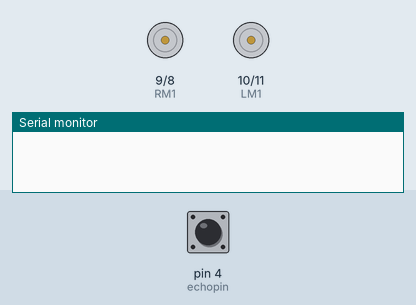
Bench run of a sketch on a simulated Arduino Uno, built with avr-gcc and run on an emulated ATmega328P. Shown: motor-driver pin pairs drawn as motors (green arrow = first pin HIGH = forward, orange = second pin HIGH = backward, longer = more drive), the last lines printed to the serial monitor. Inputs (shaded band) come from the test bench; at power-on: pin 4 (echopin) LOW.

Above: at 0.1 s.
At 12.0 s:
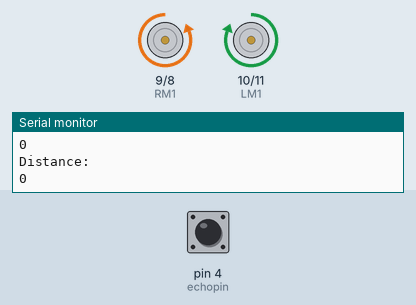
12.1 s: pin 4 (echopin) pulsed HIGH 2 times (0.12 s each, 0.3 s apart)
At 15.7 s:
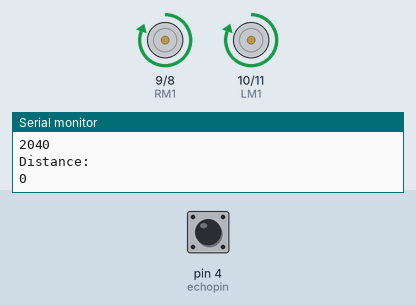
Timing chart, 0 to 21.6 s (numbered marks = the images above; inputs shaded):
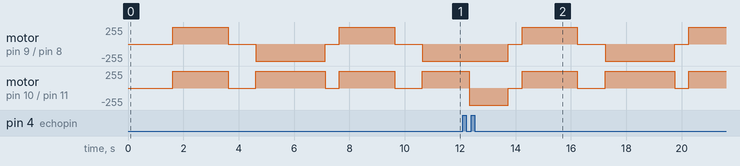

The sketch:

Obstacle_Sensing_Robot.ino
```cpp
#define LM1 10    // left motor
#define LM2 11    // left motor
#define RM1 9     // right motor
#define RM2 8     // right motor
#define trigpin 3  // Trigger pin of HC-SR04
#define echopin 4  // Echo pin of HC-SR04

long duration;     // declaring variable to store time duration
int distance;      // declaring variable to store distance as int(integer)
void setup()
{
  pinMode(LM1, OUTPUT);           //Initialising motor pin of Left motor as Output
  pinMode(LM2, OUTPUT);           //Initialising motor pin of Left motor as Output
  pinMode(RM1, OUTPUT);           //Initialising motor pin of Right motor as Output
  pinMode(RM2, OUTPUT);           //Initialising motor pin of Right motor as Output

  pinMode(trigpin, OUTPUT);       //Initialising trig pin as Output
  pinMode(echopin, INPUT);        //Initialising echo pin as Input to capture reflected waves

  Serial.begin(9600);             //Serial.begin to display the distance on Serial Monitor with baudrate of 9600
}

void loop(){
  digitalWrite(trigpin, LOW);     //Sending low wave for 5 ms to avoid collision in serial monitor
  delay(5);
  digitalWrite(trigpin, HIGH);    //turn on the Trigger to generate pulse
  delay(10);                      // keep the trigger "ON" for 10 ms to generate pulse for 10 ms
  digitalWrite(trigpin, LOW);     // Turn off the pulse trigger to stop pulse generation


    // If pulse reached the receiver echoPin
    // become high Then pulseIn() returns the
    // time taken by the pulse to reach the
    // receiver
  duration = pulseIn(echopin, HIGH);

  distance = (duration*0.034)/2;        // Expression to Calculate distance using Time
  Serial.println("Distance: ");         // Printing the value of distance calculated by the sensor on serial monitor
  Serial.println(distance);
  delay(100);

  if(distance>=9){                       // condition if distance is greater than 9cm then move forward
  digitalWrite(LM1, LOW);
  digitalWrite(LM2, HIGH);
  digitalWrite(RM1, LOW);
  digitalWrite(RM2, HIGH);
  }
  else if(distance<=8){                  //else if distance <=8cm then,
  digitalWrite(LM1, LOW);
  digitalWrite(LM2, LOW);                // Stop for 0.5s
  digitalWrite(RM1, LOW);
  digitalWrite(RM2, LOW);
  delay(500);

  digitalWrite(LM1, HIGH);
  digitalWrite(LM2, LOW);
  digitalWrite(RM1, HIGH);               // Backward for 2s
  digitalWrite(RM2, LOW);
  delay(2000);

  digitalWrite(LM1, LOW);
  digitalWrite(LM2, LOW);
  digitalWrite(RM1, LOW);                // Stop for 1s
  digitalWrite(RM2, LOW);
  delay(1000);

  digitalWrite(LM1, HIGH);
  digitalWrite(LM2, LOW);
  digitalWrite(RM1, LOW);                // Turn Left for 1.4s
  digitalWrite(RM2, HIGH);
  delay(1400);
  }

}
```
